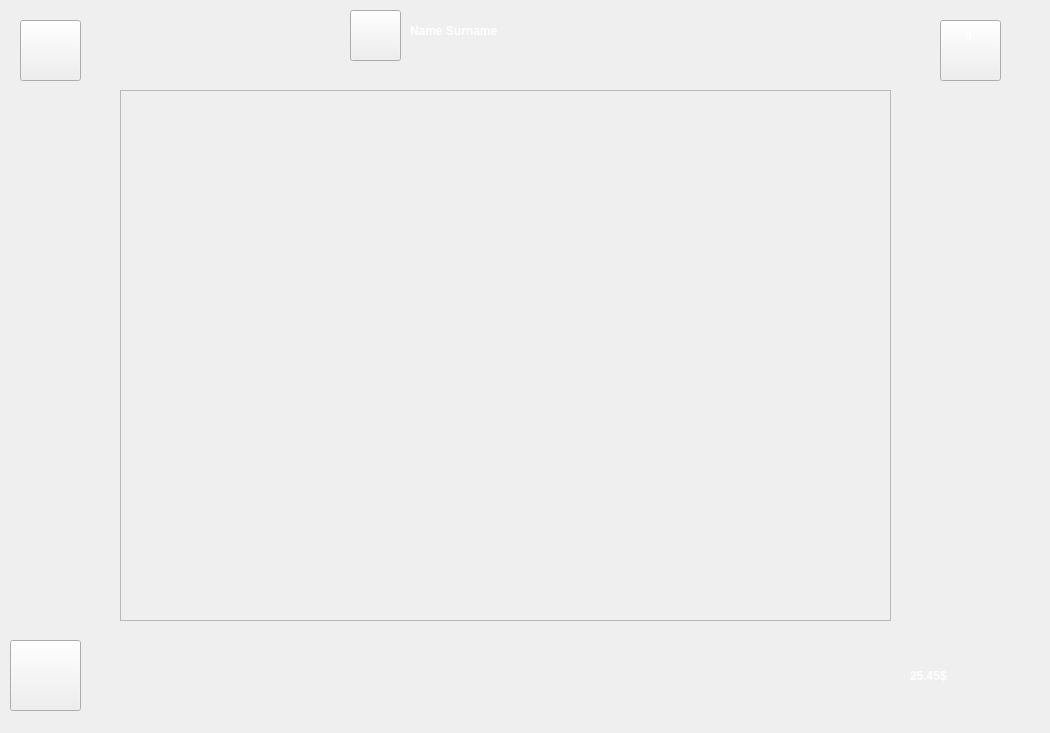
    <widget class="QWidget" name="chooseDrink">
     <widget class="QPushButton" name="chooseDrinkGoBackBtn">
      <property name="geometry">
       <rect>
        <x>20</x>
        <y>20</y>
        <width>61</width>
        <height>61</height>
       </rect>
      </property>
      <property name="styleSheet">
       <string notr="true">border-image: url(:/icons/icons/backBtnColor.png);</string>
      </property>
      <property name="text">
       <string/>
      </property>
     </widget>
     <widget class="QPushButton" name="chooseDrinkLogOutBtn">
      <property name="geometry">
       <rect>
        <x>10</x>
        <y>640</y>
        <width>71</width>
        <height>71</height>
       </rect>
      </property>
      <property name="styleSheet">
       <string notr="true">border-image: url(:/icons/icons/signOutBtnColor.png);</string>
      </property>
      <property name="text">
       <string/>
      </property>
     </widget>
     <widget class="QPushButton" name="chooseDrinkCartBtn">
      <property name="geometry">
       <rect>
        <x>940</x>
        <y>20</y>
        <width>61</width>
        <height>61</height>
       </rect>
      </property>
      <property name="styleSheet">
       <string notr="true">border-image: url(:/icons/icons/cartBtnColor.png);</string>
      </property>
      <property name="text">
       <string/>
      </property>
     </widget>
     <widget class="QLabel" name="chooseDrinkCartCounterLabel">
      <property name="geometry">
       <rect>
        <x>965</x>
        <y>20</y>
        <width>31</width>
        <height>31</height>
       </rect>
      </property>
      <property name="styleSheet">
       <string notr="true">font: 75 15pt &quot;Nirmala UI&quot;;
font-weight: bold;
color: white;</string>
      </property>
      <property name="text">
       <string>0</string>
      </property>
     </widget>
     <widget class="QLabel" name="chooseDrinkNameSurLabel">
      <property name="geometry">
       <rect>
        <x>410</x>
        <y>0</y>
        <width>351</width>
        <height>61</height>
       </rect>
      </property>
      <property name="styleSheet">
       <string notr="true">font: 75 15pt &quot;Nirmala UI&quot;;
font-weight: bold;
color: white;</string>
      </property>
      <property name="text">
       <string>Name Surname</string>
      </property>
     </widget>
     <widget class="QPushButton" name="chooseDrinkBtnPerson">
      <property name="geometry">
       <rect>
        <x>350</x>
        <y>10</y>
        <width>51</width>
        <height>51</height>
       </rect>
      </property>
      <property name="styleSheet">
       <string notr="true">border-image: url(:/icons/icons/personBtnColor.png);</string>
      </property>
      <property name="text">
       <string/>
      </property>
     </widget>
     <widget class="QLabel" name="chooseDrinkCashIconLabel">
      <property name="geometry">
       <rect>
        <x>840</x>
        <y>650</y>
        <width>61</width>
        <height>51</height>
       </rect>
      </property>
      <property name="styleSheet">
       <string notr="true">border-image: url(:/icons/icons/wallet.png);</string>
      </property>
      <property name="text">
       <string/>
      </property>
     </widget>
     <widget class="QLabel" name="chooseDrinkCashCounterLabel">
      <property name="geometry">
       <rect>
        <x>910</x>
        <y>650</y>
        <width>131</width>
        <height>51</height>
       </rect>
      </property>
      <property name="styleSheet">
       <string notr="true">font: 75 20pt &quot;Nirmala UI&quot;;
font-weight: bold;
color: white;</string>
      </property>
      <property name="text">
       <string>25.45$</string>
      </property>
     </widget>
     <widget class="QLabel" name="chooseDrinkBackLabel">
      <property name="geometry">
       <rect>
        <x>0</x>
        <y>0</y>
        <width>1024</width>
        <height>724</height>
       </rect>
      </property>
      <property name="styleSheet">
       <string notr="true">background-image: url(:/backs/backs/chooseDrinkBack.png);</string>
      </property>
      <property name="text">
       <string/>
      </property>
     </widget>
     <widget class="QScrollArea" name="chooseDrinkScrollArea">
      <property name="geometry">
       <rect>
        <x>120</x>
        <y>90</y>
        <width>771</width>
        <height>531</height>
       </rect>
      </property>
      <property name="widgetResizable">
       <bool>true</bool>
      </property>
      <widget class="QWidget" name="scrollContents_2">
       <property name="geometry">
        <rect>
         <x>0</x>
         <y>0</y>
         <width>769</width>
         <height>529</height>
        </rect>
       </property>
      </widget>
     </widget>
     <zorder>chooseDrinkBackLabel</zorder>
     <zorder>chooseDrinkGoBackBtn</zorder>
     <zorder>chooseDrinkLogOutBtn</zorder>
     <zorder>chooseDrinkCartBtn</zorder>
     <zorder>chooseDrinkCartCounterLabel</zorder>
     <zorder>chooseDrinkNameSurLabel</zorder>
     <zorder>chooseDrinkBtnPerson</zorder>
     <zorder>chooseDrinkCashIconLabel</zorder>
     <zorder>chooseDrinkCashCounterLabel</zorder>
     <zorder>chooseDrinkScrollArea</zorder>
    </widget>
